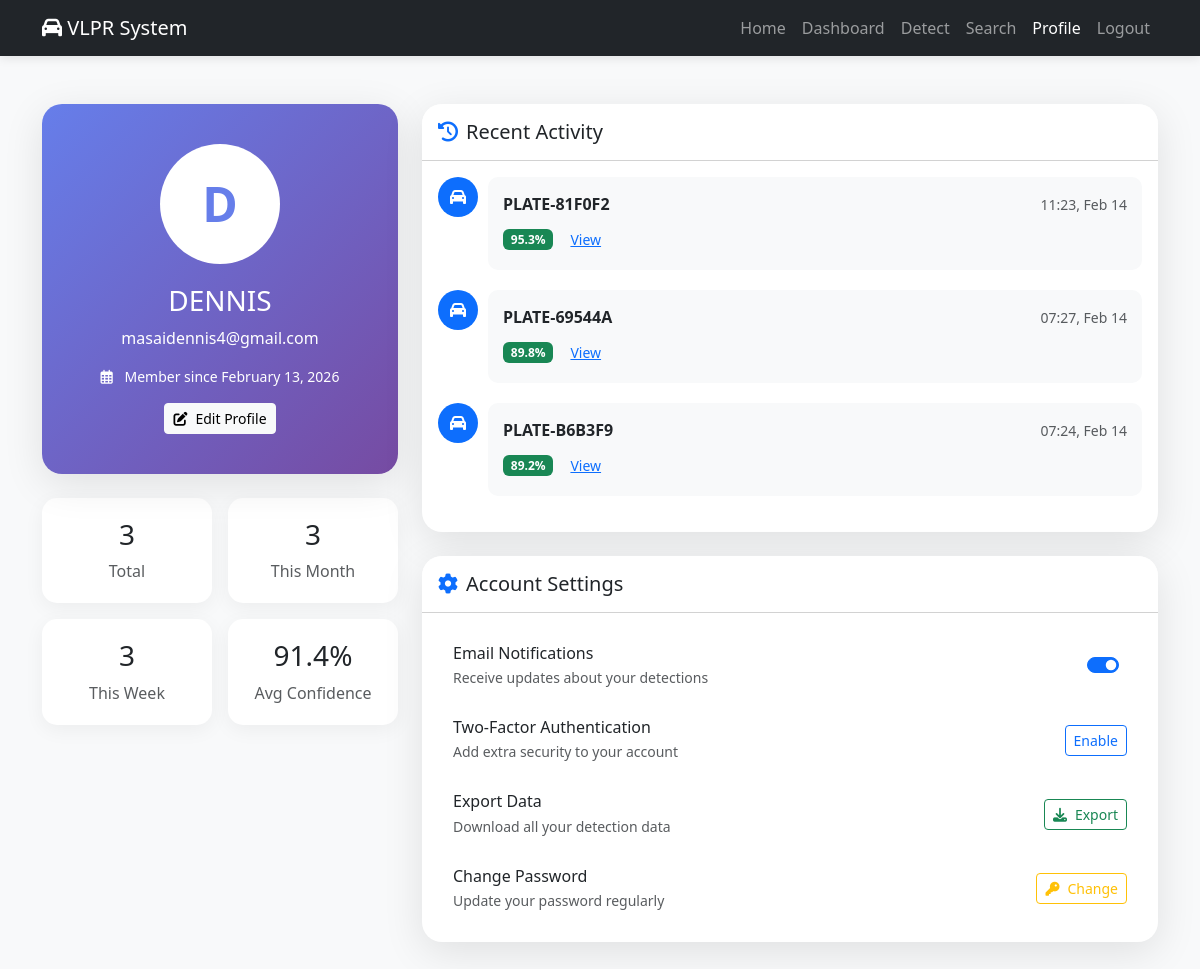
The app's page /profile (signed in) with its own data.
### database.py (models this page shows)
class User(UserMixin, db.Model):
    id = db.Column(db.Integer, primary_key=True)
    username = db.Column(db.String(80), unique=True, nullable=False)
    email = db.Column(db.String(120), unique=True, nullable=False)
    password = db.Column(db.String(200), nullable=False)
    created_at = db.Column(db.DateTime, default=datetime.utcnow)
    plates = db.relationship('Plate', backref='owner', lazy=True, cascade='all, delete-orphan')

class Plate(db.Model):
    id = db.Column(db.Integer, primary_key=True)
    plate_number = db.Column(db.String(50), nullable=False)
    image_path = db.Column(db.String(200))
    plate_image_path = db.Column(db.String(200))
    confidence = db.Column(db.Float, default=0.0)
    detected_at = db.Column(db.DateTime, default=datetime.utcnow)
    user_id = db.Column(db.Integer, db.ForeignKey('user.id'), nullable=False)

### app.py (the view)
@app.route('/profile')
@login_required
def profile():
    plates = Plate.query.filter_by(user_id=current_user.id).all()
    now = datetime.now()
    month_start = datetime(now.year, now.month, 1)
    week_start = now - timedelta(days=now.weekday())
    stats = {
        'total_plates': len(plates),
        'month_plates': sum(1 for p in plates if p.detected_at >= month_start),
        'week_plates': sum(1 for p in plates if p.detected_at >= week_start),
        'avg_confidence': sum(p.confidence for p in plates) / len(plates) if plates else 0
    }
    recent_plates = Plate.query.filter_by(user_id=current_user.id)\
                               .order_by(Plate.detected_at.desc())\
                               .limit(5).all()
    return render_template('profile.html', stats=stats, recent_plates=recent_plates)

### app.py (called while the page is built)
@app.context_processor
def utility_processor():
    return {'now': datetime.now}

@login_manager.user_loader
def load_user(user_id):
    return User.query.get(int(user_id))

### templates/profile.html (shortened to what this page needs)
<!DOCTYPE html>
<html lang="en">
  <head>
    <link
      href="https://cdn.jsdelivr.net/npm/bootstrap@5.3.0/dist/css/bootstrap.min.css"
      rel="stylesheet"
    />
    <link
      rel="stylesheet"
      href="https://cdnjs.cloudflare.com/ajax/libs/font-awesome/6.4.0/css/all.min.css"
    />
  </head>
  <body>
    <nav class="navbar navbar-expand-lg navbar-dark bg-dark">
      <div class="container">
        <a class="navbar-brand" href="/">
          <i class="fas fa-car"></i> VLPR System
        </a>
        <div class="collapse navbar-collapse" id="navbarNav">
          <ul class="navbar-nav ms-auto">
            <li class="nav-item">
              <a class="nav-link" href="{{ url_for('index') }}">Home</a>
            </li>
            <li class="nav-item">
              <a class="nav-link" href="{{ url_for('dashboard') }}"
                >Dashboard</a
              >
            </li>
            <li class="nav-item">
              <a class="nav-link" href="{{ url_for('detect') }}">Detect</a>
            </li>
            <li class="nav-item">
              <a class="nav-link" href="{{ url_for('search') }}">Search</a>
            </li>
            <li class="nav-item">
              <a class="nav-link active" href="{{ url_for('profile') }}"
                >Profile</a
              >
            </li>
            <li class="nav-item">
              <a class="nav-link" href="{{ url_for('logout') }}">Logout</a>
            </li>
          </ul>
        </div>
      </div>
    </nav>
    <div class="container py-5">
      <div class="row">
        <div class="col-lg-4">
          <div class="card profile-card mb-4">
            <div class="profile-header">
              <div class="avatar-circle">
                {{ current_user.username[0]|upper }}
              </div>
              <h3>{{ current_user.username }}</h3>
              <p>{{ current_user.email }}</p>
              <p class="small">
                <i class="far fa-calendar-alt me-2"></i>
                Member since {{ current_user.created_at.strftime('%B %d, %Y') }}
              </p>
              <button class="btn btn-light btn-sm" onclick="openEditModal()">
                <i class="fas fa-edit me-2"></i>Edit Profile
              </button>
            </div>
          </div>
          <div class="row g-3">
            <div class="col-6">
              <div class="stat-card text-center">
                <h3>{{ stats.total_plates }}</h3>
                <p class="text-muted mb-0">Total</p>
              </div>
            </div>
            <div class="col-6">
              <div class="stat-card text-center">
                <h3>{{ stats.month_plates }}</h3>
                <p class="text-muted mb-0">This Month</p>
              </div>
            </div>
            <div class="col-6">
              <div class="stat-card text-center">
                <h3>{{ stats.week_plates }}</h3>
                <p class="text-muted mb-0">This Week</p>
              </div>
            </div>
            <div class="col-6">
              <div class="stat-card text-center">
                <h3>{{ "%.1f"|format(stats.avg_confidence * 100) }}%</h3>
                <p class="text-muted mb-0">Avg Confidence</p>
              </div>
            </div>
          </div>
        </div>
        <div class="col-lg-8">
          <div class="card profile-card mb-4">
            <div class="card-header bg-white py-3">
              <h5 class="mb-0">
                <i class="fas fa-history me-2 text-primary"></i>Recent Activity
              </h5>
            </div>
            <div class="card-body">
              {% if recent_plates %}
              <div class="timeline">
                {% for plate in recent_plates %}
                <div class="timeline-item">
                  <div class="timeline-badge bg-primary">
                    <i class="fas fa-car"></i>
                  </div>
                  <div class="timeline-content">
                    <div
                      class="d-flex justify-content-between align-items-center mb-2"
                    >
                      <strong>{{ plate.plate_number }}</strong>
                      <small class="text-muted"
                        >{{ plate.detected_at.strftime('%H:%M, %b %d') }}</small
                      >
                    </div>
                    <div class="d-flex align-items-center">
                      <span class="badge bg-success me-2"
                        >{{ "%.1f"|format(plate.confidence * 100) }}%</span
                      >
                      <a
                        href="{{ url_for('plate_detail', plate_id=plate.id) }}"
                        class="btn btn-sm btn-link"
                        >View</a
                      >
                    </div>
                  </div>
                </div>
                {% endfor %}
              </div>
              {% else %}
              <div class="text-center py-4">
                <i class="fas fa-history fa-3x text-muted mb-3"></i>
                <p class="text-muted">No activity yet</p>
              </div>
              {% endif %}
            </div>
          </div>
          <div class="card profile-card">
            <div class="card-header bg-white py-3">
              <h5 class="mb-0">
                <i class="fas fa-cog me-2 text-primary"></i>Account Settings
              </h5>
            </div>
            <div class="card-body">
              <div
                class="settings-item d-flex justify-content-between align-items-center"
              >
                <div>
                  <h6 class="mb-1">Email Notifications</h6>
                  <p class="text-muted small mb-0">
                    Receive updates about your detections
                  </p>
                </div>
                <div class="form-check form-switch">
                  <input
                    class="form-check-input"
                    type="checkbox"
                    id="emailNotifications"
                    checked
                  />
                </div>
              </div>
              <div
                class="settings-item d-flex justify-content-between align-items-center"
              >
                <div>
                  <h6 class="mb-1">Two-Factor Authentication</h6>
                  <p class="text-muted small mb-0">
                    Add extra security to your account
                  </p>
                </div>
                <button class="btn btn-sm btn-outline-primary">Enable</button>
              </div>
              <div
                class="settings-item d-flex justify-content-between align-items-center"
              >
                <div>
                  <h6 class="mb-1">Export Data</h6>
                  <p class="text-muted small mb-0">
                    Download all your detection data
                  </p>
                </div>
                <a
                  href="{{ url_for('export_data') }}"
                  class="btn btn-sm btn-outline-success"
                >
                  <i class="fas fa-download me-2"></i>Export
                </a>
              </div>
              <div
                class="settings-item d-flex justify-content-between align-items-center"
              >
                <div>
                  <h6 class="mb-1">Change Password</h6>
                  <p class="text-muted small mb-0">
                    Update your password regularly
                  </p>
                </div>
                <button
                  class="btn btn-sm btn-outline-warning"
                  onclick="openPasswordModal()"
                >
                  <i class="fas fa-key me-2"></i>Change
                </button>
              </div>
            </div>
          </div>
        </div>
      </div>
    </div>
  </body>
</html>

### templates/profile.html (style rules this page uses)
body { background: #f8f9fa; }
.navbar { box-shadow: 0 2px 10px rgba(0, 0, 0, 0.1); }
.profile-card { border: none; border-radius: 20px; overflow: hidden; box-shadow: 0 10px 40px rgba(0, 0, 0, 0.1); }
.profile-header { background: linear-gradient(135deg, #667eea 0%, #764ba2 100%); color: white; padding: 40px; text-align: center; }
.avatar-circle { width: 120px; height: 120px; border-radius: 50%; background: white; color: #667eea; display: flex; align-items: center; justify-content: center; font-size: 48px; font-weight: bold; margin: 0 auto 20px; border: 5px solid rgba(255, 255, 255, 0.3); }
.stat-card { background: white; border-radius: 15px; padding: 20px; box-shadow: 0 5px 20px rgba(0, 0, 0, 0.05); transition: transform 0.3s; }
.timeline { position: relative; padding-left: 30px; }
.timeline-item { position: relative; padding-bottom: 20px; }
.timeline-badge { position: absolute; left: -30px; top: 0; width: 40px; height: 40px; border-radius: 50%; display: flex; align-items: center; justify-content: center; color: white; }
.timeline-content { background: #f8f9fa; padding: 15px; border-radius: 10px; margin-left: 20px; }
.settings-item { padding: 15px; border-radius: 10px; transition: background 0.3s; }

### records on screen
User: username "D", username "DENNIS", email "masaidennis4@gmail.com", created_at "February 13, 2026"
Plate: plate_number "PLATE-81F0F2", detected_at "11:23, Feb 14", plate.confidence*100 "95.3"
Plate: plate_number "PLATE-69544A", detected_at "07:27, Feb 14", plate.confidence*100 "89.8"
Plate: plate_number "PLATE-B6B3F9", detected_at "07:24, Feb 14", plate.confidence*100 "89.2"

### other values on screen
{{ stats.total_plates }} "3"
{{ stats.month_plates }} "3"
{{ stats.week_plates }} "3"
{{ "%.1f"|format(stats.avg_confidence * 100) }} "91.4"
